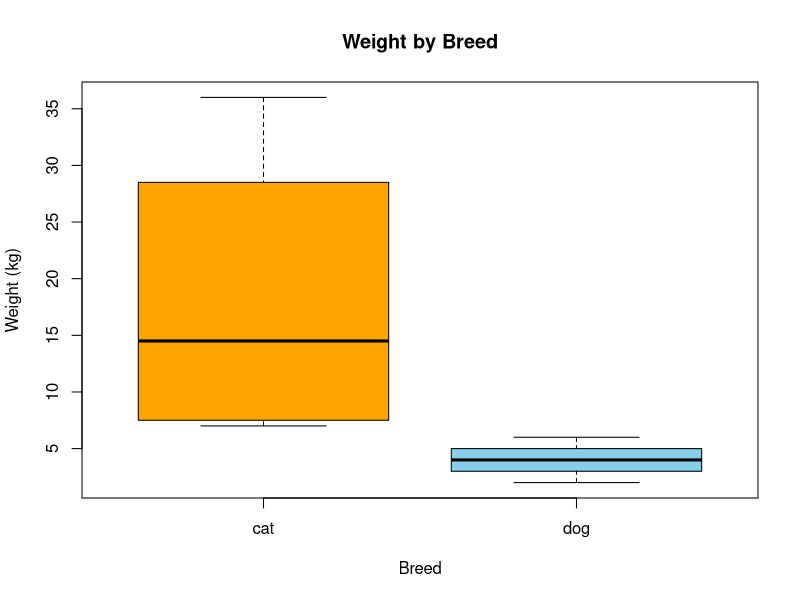

The R script that drew this image:
# Create the data frame
pets <- data.frame(
  Name = c("Flipper", "Bromley", "Nox", "Orion", "Dagger", "Zizi", "Carrie"),
  Months_old = c(53, 19, 34, 41, 84, 140, 109),
  Size = c("medium", "small", "medium", "large", "small", "extra small", "large"),
  Weight = c(21, 8, 4, 6, 7, 2, 36),
  Breed = c("dog", "dog", "cat", "cat", "dog", "cat", "dog")
)

# Check the data frame
print(pets)
#1&2

levels(pets$Breed)

levels(pets$Breed) <- c("dog", "cat")  

# Invert them
pets$Breed <- factor(pets$Breed, levels = c("dog", "cat"))
pets$Breed <- ifelse(pets$Breed == "dog", "cat", "dog")
pets$Breed <- as.factor(pets$Breed)  


print(pets$Breed)

#c

pets$Size

pets[, "Size"]

#d
pets$Age_in_years <- pets$Months_old / 12
print(pets)


#E
# Frequency table
table(pets$Breed, pets$Size)

#f
# Compute average weight per breed
aggregate(Weight ~ Breed, data = pets, FUN = mean)

#g
# Boxplot of Weight by Breed
boxplot(Weight ~ Breed, data = pets,
        main = "Weight by Breed",
        xlab = "Breed",
        ylab = "Weight (kg)",
        col = c("orange", "skyblue"))
